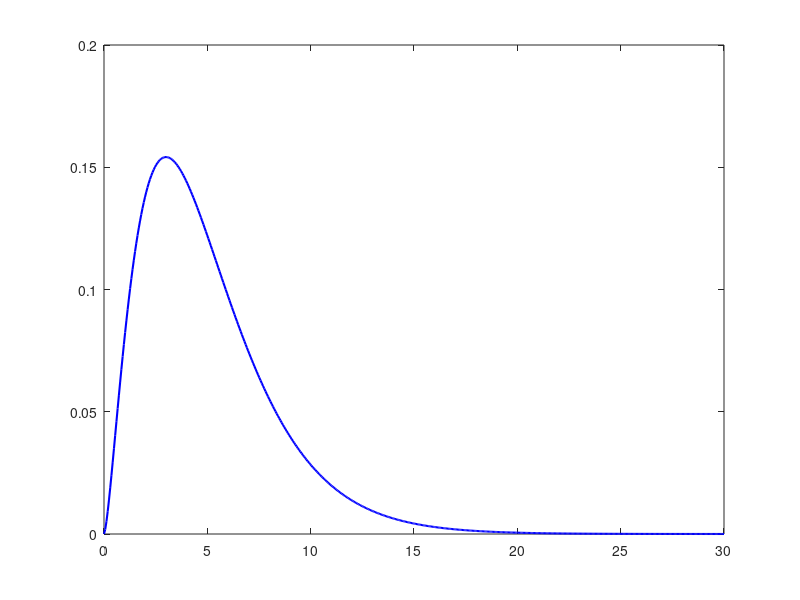

Source code (MATLAB): (Note: this script raises an error after producing the figure.)
clear
clc

% Observed and Expected Frequencies
observed = [28, 36, 36, 30, 27, 23]; % Observed frequencies
n = sum(observed); % Total observations
expected = n / 6 * ones(1, 6); % Expected frequencies for a balanced die

% Degrees of Freedom
df = length(observed) - 1;

% Significance Level
alpha = 0.01;

% Calculate Chi-Square Test Statistic
chi_square_stat = sum((observed - expected).^2 ./ expected);

% Critical Value from Chi-Square Distribution Table
chi_square_critical = chi2inv(1 - alpha, df);

% Hypothesis Testing
if chi_square_stat > chi_square_critical
    hypothesis_result = 'Reject H0: The die is not balanced';
else
    hypothesis_result = 'Fail to Reject H0: The die is balanced';
end

% Display Results
disp(['Chi-Square Statistic: ', num2str(chi_square_stat)]);
disp(['Critical Value: ', num2str(chi_square_critical)]);
disp(['Hypothesis Test Result: ', hypothesis_result]);

% Plot Chi-Square Distribution
x = linspace(0, 30, 500); % Range for Chi-Square distribution
chi_square_dist = chi2pdf(x, df); % Chi-Square PDF

% Plot settings
figure;
plot(x, chi_square_dist, 'b-', 'LineWidth', 1.5); hold on;
xline(chi_square_critical, 'r--', 'LineWidth', 1.5, 'Label', 'Critical Value');
xline(chi_square_stat, 'g-', 'LineWidth', 1.5, 'Label', ['\chi^2 = ', num2str(chi_square_stat)]);
fill([chi_square_critical x(x > chi_square_critical) max(x)], ...
     [0 chi_square_dist(x > chi_square_critical) 0], 'r', 'FaceAlpha', 0.3, 'EdgeColor', 'none');
title('Chi-Square Distribution');
xlabel('\chi^2');
ylabel('Density');
legend('\chi^2 Distribution', 'Critical Value', 'Observed \chi^2', ...
       'Critical Region', 'Location', 'NorthEast');
grid on;
hold off;
